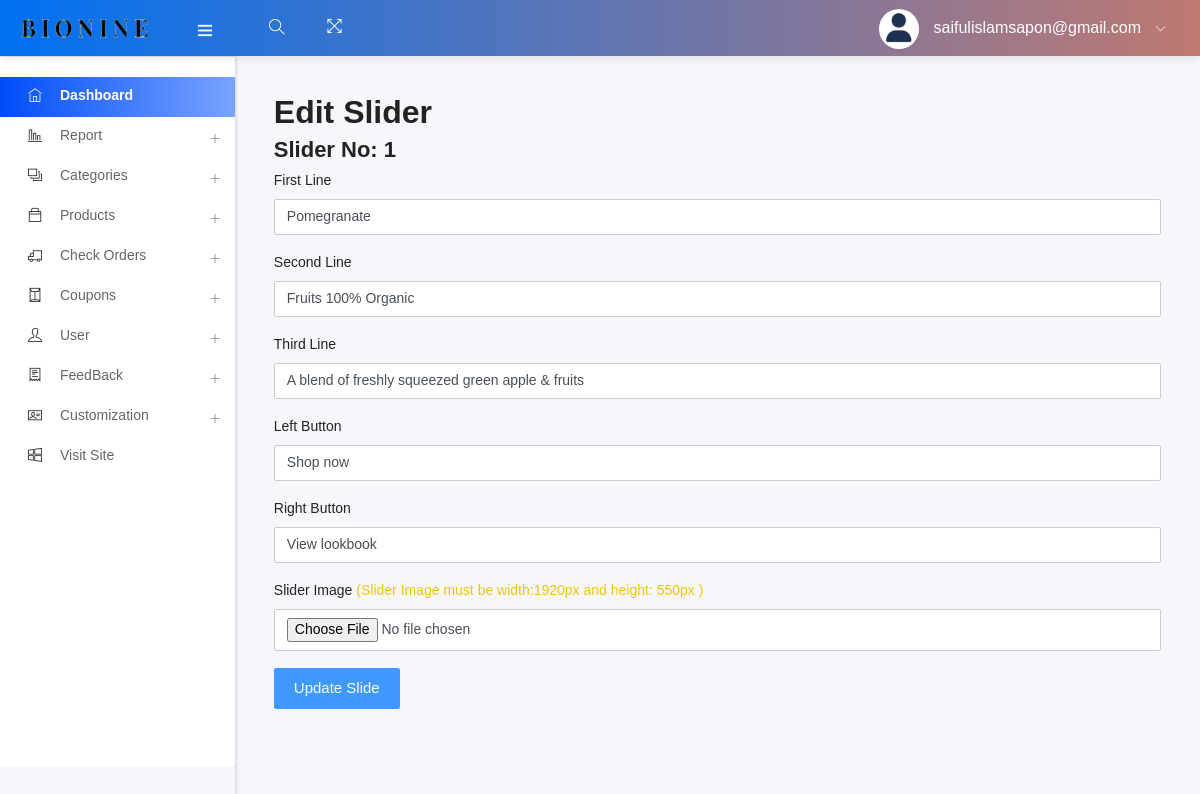
Page /admin/edit_slider.php?status=edit&&id=1 (signed in) on the committed database.
### tables this page shows
CREATE TABLE `slider` (
  `slider_id` int(11) NOT NULL,
  `first_line` varchar(255) NOT NULL,
  `second_line` varchar(255) NOT NULL,
  `third_line` varchar(255) NOT NULL,
  `btn_left` varchar(25) NOT NULL,
  `btn_right` varchar(25) NOT NULL,
  `slider_img` varchar(255) NOT NULL
);

### admin/edit_slider.php (called while the page is built, shortened)
<?php
    include ("template.php");
?>

### admin/class/adminback.php (called while the page is built, shortened)
<?php
class  adminback
{
    private $connection;
    function __construct()
    {
        $dbhost = "localhost";
        $dbuser = "root";
        $dbpass = "";
        $dbname = "bionineweb";
        $this->connection = mysqli_connect($dbhost, $dbuser, $dbpass, $dbname);
    }
    function slide_By_id($id){
        $query = "SELECT * FROM `slider` WHERE `slider_id`=$id";
        if(mysqli_query($this->connection, $query)){
            $row = mysqli_query($this->connection, $query);
            return $row;
        }
    }
}

### admin/views/edit_slider_view.php (the view, shortened to what this page needs)
<?php
if (isset($_GET['status'])) {
    if ($_GET['status'] == "edit") {
        $slide_id = $_GET['id'];
    }
}
$row = $obj->slide_By_id($slide_id);
$slide = mysqli_fetch_assoc($row);
?>
<h2>Edit Slider</h2>
<form action="" method="post" enctype="multipart/form-data">
    <h4>Slider No: <?php echo $slide['slider_id'] ?></h4>
    <div class="form-group">
        <label for="first_line">First Line</label>
        <input type="text" name="first_line" class="form-control" value="<?php echo $slide['first_line'] ?>">
    </div>
    <div class="form-group">
        <label for="second_line">Second Line</label>
        <input type="text" name="second_line" class="form-control" value="<?php echo $slide['second_line'] ?>">
    </div>
    <div class="form-group">
        <label for="third_line">Third Line</label>
        <input type="text" name="third_line" class="form-control" value="<?php echo $slide['third_line'] ?>">
    </div>
    <div class="form-group">
        <label for="btn_left">Left Button</label>
        <input type="text" name="btn_left" class="form-control" value="<?php echo $slide['btn_left'] ?>">
    </div>
    <div class="form-group">
        <label for="btn_right">Right Button</label>
        <input type="text" name="btn_right" class="form-control" value="<?php echo $slide['btn_right'] ?>">
    </div>
    <div class="form-group">
        <label for="slider_img">Slider Image <span class="text-warning">(Slider Image must be width:1920px and height: 550px )</span> </label>
        <input type="file" name="slider_img" class="form-control" required>
    </div>
    <input type="submit" value="Update Slide" name="update_slider_btn" class="btn btn-primary">
</form>

### rows in the picture
slider: slider_id "1", first_line "Pomegranate", second_line "Fruits 100% Organic", third_line "A blend of freshly squeezed green apple & fruits", btn_left "Shop now", btn_right "View lookbook"

### other values in the picture
$admin_email "saifulislamsapon@gmail.com"
